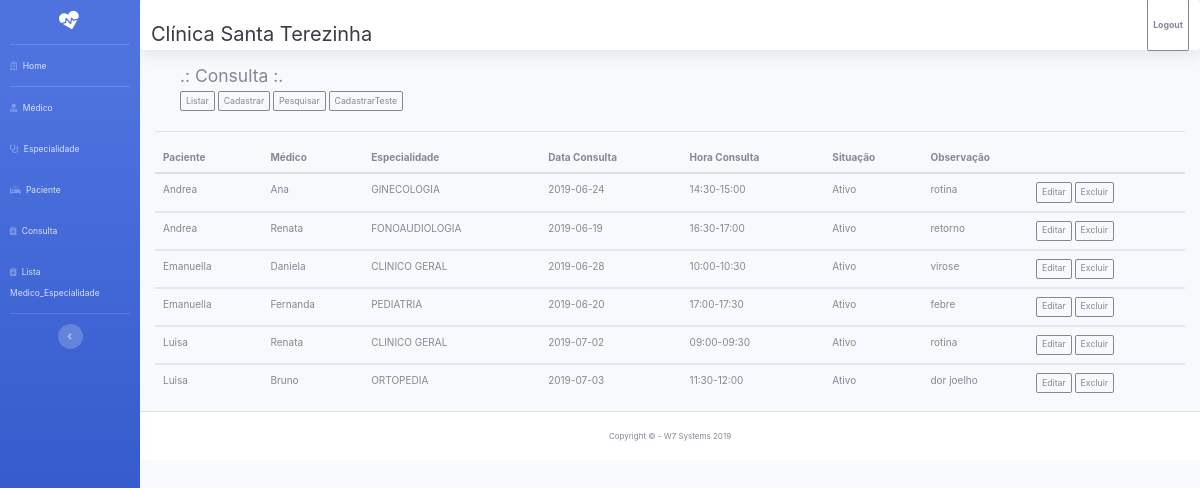
The page /view/ConsultaListar.php on the database its author committed.
### tables this page shows
CREATE TABLE IF NOT EXISTS `consultas` (
  `id_consultas` int(11) NOT NULL AUTO_INCREMENT,
  `paciente_consultas` varchar(255) NOT NULL,
  `medico_consultas` varchar(255) NOT NULL,
  `especialidade_consultas` varchar(50) NOT NULL,
  `dataconsulta_consultas` date NOT NULL,
  `horaconsulta_consultas` varchar(50) NOT NULL,
  `situacao_consultas` varchar(15) NOT NULL,
  `observacao_consultas` text NOT NULL,
  PRIMARY KEY (`id_consultas`)
);

### model/Consulta.php (called while the page is built, shortened)
<?php
require_once("Conexao.php");
class Consulta extends Conexao {
  public function selectAll() {
    $sql = "SELECT * FROM consultas ORDER BY paciente_consultas ASC";
    $res = Conexao::prepare($sql);
    $res->execute();
    return $res->fetchAll(PDO::FETCH_ASSOC);
  }
}
?>

### model/Conexao.php (called while the page is built, shortened)
<?php
class Conexao {
	private static $pdo;
	public static function ConexaoDB() {
		if (!isset(self::$pdo)) {
			try {
				self::$pdo = new PDO("mysql:host=".HOST. ";dbname=".DB , USER, PASS);
				self::$pdo->setAttribute(PDO::ATTR_DEFAULT_FETCH_MODE, PDO::FETCH_OBJ);
				self::$pdo->setAttribute(PDO::ATTR_ERRMODE, PDO::ERRMODE_EXCEPTION);
			} catch (PDOException $e) {
				echo "Erro no DB ".$e->getMessage();
			}
		}
		return self::$pdo;
	}
	public function prepare($sql) {
		return self::ConexaoDB()->prepare($sql);
	}
}
?>

### view/ConsultaListar.php (the view, shortened to what this page needs)
<?php require_once("layout/head.php"); ?>
<?php require_once("layout/menu.php"); ?>
<?php require_once("layout/nav.php"); ?>
<?php include_once 'layout/ConsultaMenu.php'; ?>
<?php
include_once '../model/Consulta.php';
$consulta = new Consulta();
?>
<div class="container">
	<hr>
	<div class="table-responsive">
	<table class="table table-hover" >
		<thead>
			<tr>
				<th>Paciente</th>
				<th>Médico</th>
				<th>Especialidade</th>
				<th>Data Consulta</th>
				<th>Hora Consulta</th>
				<th>Situação</th>
				<th colspan="2">Observação</th>
			</tr>
		</thead>
		<?php foreach ($consulta->selectAll() as $key => $value): ?>
		<tbody>
			<tr>
				<td><?php echo $value['paciente_consultas']; ?></td>
				<td><?php echo $value['medico_consultas']; ?></td>
				<td><?php echo $value['especialidade_consultas']; ?></td>
				<td><?php echo $value['dataconsulta_consultas']; ?></td>
				<td><?php echo $value['horaconsulta_consultas']; ?></td>
				<td><?php echo $value['situacao_consultas'] = ($value['situacao_consultas'] == "0") ? "Inativo":"Ativo" ?> </td>
				<td><?php echo $value['observacao_consultas']; ?></td>
				<td>
					<a href="ConsultaEditar.php?id_consultas=<?php echo $value['id_consultas']; ?>" class="btn btn-outline-secondary btn-sm" >Editar</a>
					<a href="ConsultaListar.php?acao=deletar&id_consultas=<?php echo $value['id_consultas']; ?>" class="btn btn-outline-secondary btn-sm" >Excluir</a>
				</td>
			</tr>
		</tbody>
		<?php endforeach ?>
	</table>
	</div>
</div>
<?php require_once("layout/footer.php"); ?>

### rows shown on the page
consultas: paciente_consultas "Andrea", medico_consultas "Ana", especialidade_consultas "GINECOLOGIA", dataconsulta_consultas "2019-06-24", horaconsulta_consultas "14:30-15:00", situacao_consultas "Ativo", observacao_consultas "rotina"
consultas: paciente_consultas "Andrea", medico_consultas "Renata", especialidade_consultas "FONOAUDIOLOGIA", dataconsulta_consultas "2019-06-19", horaconsulta_consultas "16:30-17:00", situacao_consultas "Ativo", observacao_consultas "retorno"
consultas: paciente_consultas "Emanuella", medico_consultas "Daniela", especialidade_consultas "CLINICO GERAL", dataconsulta_consultas "2019-06-28", horaconsulta_consultas "10:00-10:30", situacao_consultas "Ativo", observacao_consultas "virose"
consultas: paciente_consultas "Emanuella", medico_consultas "Fernanda", especialidade_consultas "PEDIATRIA", dataconsulta_consultas "2019-06-20", horaconsulta_consultas "17:00-17:30", situacao_consultas "Ativo", observacao_consultas "febre"
consultas: paciente_consultas "Luisa", medico_consultas "Renata", especialidade_consultas "CLINICO GERAL", dataconsulta_consultas "2019-07-02", horaconsulta_consultas "09:00-09:30", situacao_consultas "Ativo", observacao_consultas "rotina"
consultas: paciente_consultas "Luisa", medico_consultas "Bruno", especialidade_consultas "ORTOPEDIA", dataconsulta_consultas "2019-07-03", horaconsulta_consultas "11:30-12:00", situacao_consultas "Ativo", observacao_consultas "dor joelho"
